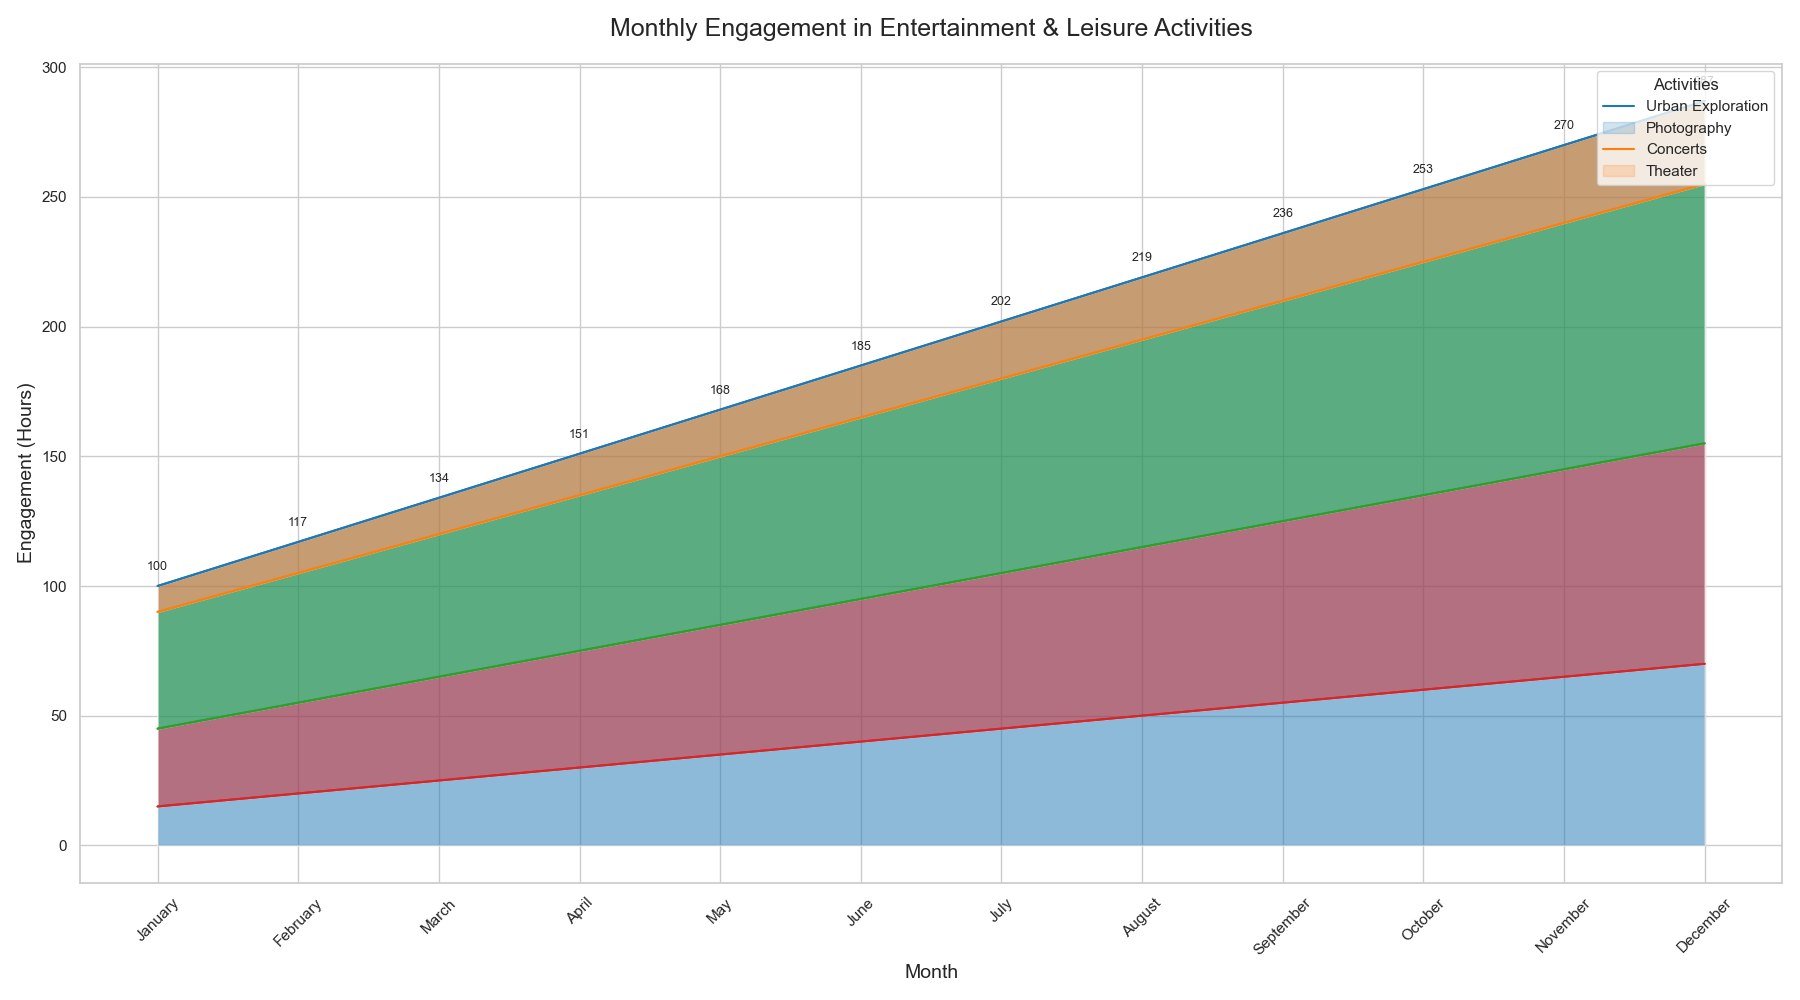

Reproduce this figure in Python.

import pandas as pd
import seaborn as sns
import matplotlib.pyplot as plt

# Data in a Python dictionary
data = {
    'Month': ['January', 'February', 'March', 'April', 'May', 'June', 'July', 'August', 'September', 'October', 'November', 'December'],
    'Urban Exploration': [15, 20, 25, 30, 35, 40, 45, 50, 55, 60, 65, 70],
    'Photography': [30, 35, 40, 45, 50, 55, 60, 65, 70, 75, 80, 85],
    'Concerts': [45, 50, 55, 60, 65, 70, 75, 80, 85, 90, 95, 100],
    'Theater': [10, 12, 14, 16, 18, 20, 22, 24, 26, 28, 30, 32]
}

# Create a DataFrame
df = pd.DataFrame(data)
df.index = df['Month']
df.drop('Month', axis=1, inplace=True)

# Plotting the stacked area chart
plt.figure(figsize=(18, 10))
pal = ['#1f77b4', '#ff7f0e', '#2ca02c', '#d62728']

# Cumulate the values
df_cum = df.cumsum(axis=1)

# Plot the categories in reverse order
category_names = df.columns[::-1]
for i, column in enumerate(category_names):
    sns.lineplot(data=df_cum, x=df.index, y=column, color=pal[i])

# Fill the area between the lines
for i, column in enumerate(category_names):
    if i == 0:
        sns.lineplot(data=df_cum, x=df.index, y=column, color=pal[i])
        plt.fill_between(df.index, 0, df_cum[column], facecolor=pal[i], alpha=0.5)
    else:
        sns.lineplot(data=df_cum, x=df.index, y=column, color=pal[i])
        plt.fill_between(df.index, df_cum[category_names[i - 1]], df_cum[column], facecolor=pal[i], alpha=0.5)

# Add annotations
for i, value in enumerate(df_cum['Theater']):
    plt.text(i, value + 5, f"{value}", ha='center', va='bottom', fontsize=9)

# Customize the chart
plt.title('Monthly Engagement in Entertainment & Leisure Activities', fontsize=18, pad=20)
plt.xticks(rotation=45)
plt.xlabel('Month', fontsize=14)
plt.ylabel('Engagement (Hours)', fontsize=14)
plt.legend(title='Activities', labels=df.columns, loc='upper right')
plt.tight_layout()
plt.show()
